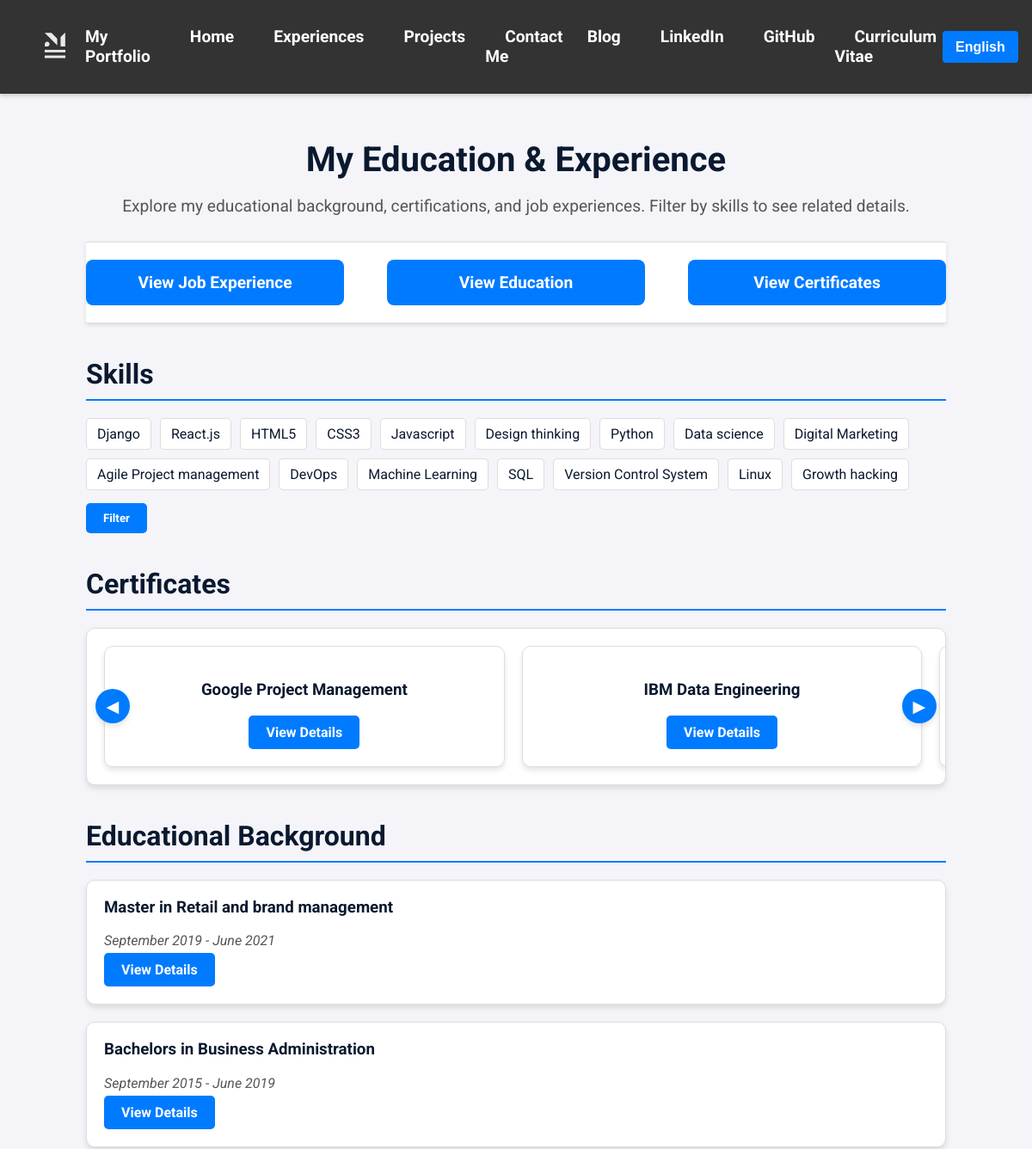
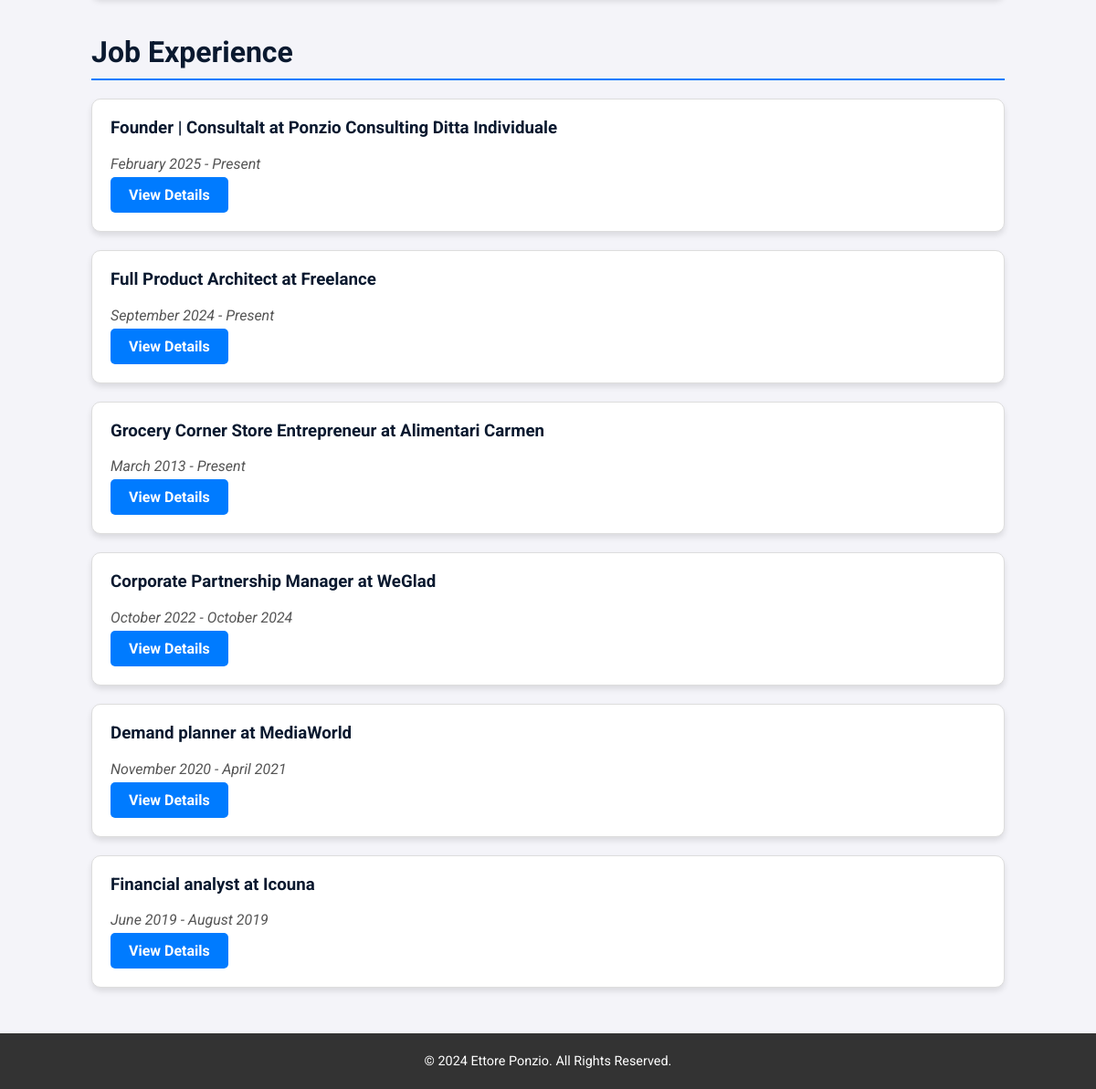
Page /en/education/ on the committed database (2 pictures, top to bottom).
### portfolio/models.py (models this page shows, shortened)
class Skill(models.Model):
    name_en = models.CharField(
        max_length=100,
        help_text=_("The name of the skill in English (e.g., Python, Data Analysis)."),
        verbose_name=_("Name (EN)")
    )
    name_it = models.CharField(
        max_length=100,
        help_text=_("The name of the skill in Italian (e.g., Python, Analisi dei dati)."),
        verbose_name=_("Name (IT)")
    )
    class Meta:
        verbose_name = _("Skill")
        verbose_name_plural = _("Skills")

class Certificate(models.Model):
    title_en = models.CharField(
        max_length=255,
        help_text=_("The title of the certificate in English."),
        verbose_name=_("Title (EN)")
    )
    title_it = models.CharField(
        max_length=255,
        help_text=_("The title of the certificate in Italian."),
        verbose_name=_("Title (IT)")
    )
    description_en = models.TextField(
        help_text=_("Description of the course in English."),
        verbose_name=_("Description (EN)")
    )
    description_it = models.TextField(
        help_text=_("Description of the course in Italian."),
        verbose_name=_("Description (IT)")
    )
    field_en = models.CharField(
        max_length=255,
        blank=True,
        null=True,
        help_text=_("Field of the certificate in English."),
        verbose_name=_("Field (EN)")
    )
    field_it = models.CharField(
        max_length=255,
        blank=True,
        null=True,
        help_text=_("Field of the certificate in Italian."),
        verbose_name=_("Field (IT)")
    )
    image_url = models.URLField(
        blank=True,
        null=True,
        help_text=_("URL of the certificate image."),
        verbose_name=_("Image URL")
    )
    link = models.URLField(
        help_text=_("URL to the certificate or course information."),
        verbose_name=_("Link")
    )
    skills = models.ManyToManyField(
        Skill,
        related_name="certificates",
        blank=True,
        help_text=_("Skills related to this certificate."),
        verbose_name=_("Skills")
    )
    class Meta:
        verbose_name = _("Certificate")
        verbose_name_plural = _("Certificates")

class Education(models.Model):
    DEGREE_CHOICES = [
        ('Bachelors', _('Bachelors')),
        ('Masters', _('Masters')),
        ('Master', _('Master')),
        ('PhD', _('PhD')),
        ('Other', _('Other')),
    ]
    institution_en = models.CharField(
        max_length=255,
        help_text=_("Name of the educational institution in English."),
        verbose_name=_("Institution (EN)")
    )
    institution_it = models.CharField(
        max_length=255,
        help_text=_("Name of the educational institution in Italian."),
        verbose_name=_("Institution (IT)")
    )
    degree = models.CharField(
        max_length=50,
        choices=DEGREE_CHOICES,
        help_text=_("Degree type (e.g., Bachelor's, Master's)."),
        verbose_name=_("Degree")
    )
    field_of_study_en = models.CharField(
        max_length=255,
        help_text=_("Field of study in English (e.g., Computer Science)."),
        verbose_name=_("Field of Study (EN)")
    )
    field_of_study_it = models.CharField(
        max_length=255,
        help_text=_("Field of study in Italian (e.g., Informatica)."),
        verbose_name=_("Field of Study (IT)")
    )
    start_date = models.DateField(
        help_text=_("Start date of the program."),
        verbose_name=_("Start Date")
    )
    end_date = models.DateField(
        help_text=_("End date of the program, or expected end date."),
        verbose_name=_("End Date")
    )
    description_en = models.TextField(
        blank=True,
        help_text=_("Optional description of the program or notable achievements in English."),
        verbose_name=_("Description (EN)")
    )
    description_it = models.TextField(
        blank=True,
        help_text=_("Optional description of the program or notable achievements in Italian."),
        verbose_name=_("Description (IT)")
    )
    skills = models.ManyToManyField(
        'Skill',
        related_name="educations",
        blank=True,
        help_text=_("Skills related to this educational entry."),
        verbose_name=_("Skills")
    )
    class Meta:
        verbose_name = _("Education")
        verbose_name_plural = _("Education")

class JobExperience(models.Model):
    title_en = models.CharField(
        max_length=255,
        help_text=_("Job title in English (e.g., Software Developer)"),
        verbose_name=_("Title (EN)")
    )
    title_it = models.CharField(
        max_length=255,
        help_text=_("Job title in Italian (e.g., Sviluppatore Software)"),
        verbose_name=_("Title (IT)")
    )
    company = models.CharField(
        max_length=255,
        help_text=_("Company name"),
        verbose_name=_("Company")
    )
    start_date = models.DateField(
        help_text=_("Start date of the job"),
        verbose_name=_("Start Date")
    )
    end_date = models.DateField(
        null=True,
        blank=True,
        help_text=_("End date of the job (if applicable)"),
        verbose_name=_("End Date")
    )
    description_en = models.TextField(
        blank=True,
        help_text=_("Description of responsibilities or achievements in English"),
        verbose_name=_("Description (EN)")
    )
    description_it = models.TextField(
        blank=True,
        help_text=_("Description of responsibilities or achievements in Italian"),
        verbose_name=_("Description (IT)")
    )
    skills = models.ManyToManyField(
        'Skill',
        related_name="job_experiences",
        blank=True,
        help_text=_("Skills related to this job experience"),
        verbose_name=_("Skills")
    )
    class Meta:
        verbose_name = _("Job Experience")
        verbose_name_plural = _("Job Experiences")

### portfolio/views.py (the view)
# urls.py: path('education/', views.education, name='education'),
def education(request):
    user_language = get_language()  # Get the current language, e.g., 'en' or 'it'
    skills = Skill.objects.all()
    skill_ids = request.GET.getlist('skill')
    selected_skills = Skill.objects.filter(id__in=skill_ids) if skill_ids else []
    if skill_ids:
        certificates = Certificate.objects.filter(skills__id__in=skill_ids).distinct()
        present_education_history = Education.objects.filter(skills__id__in=skill_ids, end_date__isnull=True).distinct()
        past_education_history = Education.objects.filter(skills__id__in=skill_ids, end_date__isnull=False).order_by('-end_date').distinct()
        education_history = list(present_education_history) + list(past_education_history)
        present_job_experiences = JobExperience.objects.filter(skills__id__in=skill_ids, end_date__isnull=True).order_by('-start_date').distinct()
        past_job_experiences = JobExperience.objects.filter(skills__id__in=skill_ids, end_date__isnull=False).order_by('-start_date').distinct()
        job_experiences = list(present_job_experiences) + list(past_job_experiences)
    else:
        certificates = Certificate.objects.all()
        present_education_history = Education.objects.filter(end_date__isnull=True)
        past_education_history = Education.objects.filter(end_date__isnull=False).order_by('-end_date')
        education_history = list(present_education_history) + list(past_education_history)
        present_job_experiences = JobExperience.objects.filter(end_date__isnull=True).order_by('-start_date')
        past_job_experiences = JobExperience.objects.filter(end_date__isnull=False).order_by('-start_date')
        job_experiences = list(present_job_experiences) + list(past_job_experiences)
    for education in education_history:
        if user_language == 'it':
            education.display_degree = education.degree
            education.display_field_of_study = education.field_of_study_it
        else:
            education.display_degree = education.degree
            education.display_field_of_study = education.field_of_study_en
    for job in job_experiences:
        if user_language == 'it':
            job.display_title = job.title_it
            job.display_company = job.company
        else:
            job.display_title = job.title_en
            job.display_company = job.company
    for skill in skills:
        if user_language == 'it':
            skill.display_name = skill.name_it
        else:
            skill.display_name = skill.name_en
    for certificate in certificates:
        if user_language == 'it':
            certificate.display_title = certificate.title_it
            certificate.display_description = certificate.description_it
        else:
            certificate.display_title = certificate.title_en
            certificate.display_description = certificate.description_en
    context = {
        'skills': skills,
        'selected_skills': selected_skills,
        'certificates': certificates,
        'education_history': education_history,
        'job_experiences': job_experiences,
    }
    return render(request, 'portfolio/education.html', context)

### portfolio/templates/portfolio/education.html (shortened to what this page needs)
{% extends 'portfolio/base.html' %}
{% load static %}
{% load i18n %}
{% block styles %}
    <link rel="stylesheet" href="{% static 'portfolio/css/education.css' %}">
{% endblock %}
{% block content %}
<article class="education-page">
    <header>
        <h1 class="page-title">{% trans "My Education & Experience" %}</h1>
        <p class="page-subtitle">
            {% trans "Explore my educational background, certifications, and job experiences. Filter by skills to see related details." %}
        </p>
    </header>
    <section class="view-experience-section">
        <a href="{% url 'portfolio:job_experience_list' %}" class="view-experience-button">
            {% trans "View Job Experience" %}
        </a>
        <a href="{% url 'portfolio:education_list' %}" class="view-experience-button">
            {% trans "View Education" %}
        </a>
        <a href="{% url 'portfolio:certificate_list' %}" class="view-experience-button">
            {% trans "View Certificates" %}
        </a>
    </section>
    <section class="skills-section" aria-labelledby="skills-heading">
        <h2 id="skills-heading" class="section-heading">{% trans "Skills" %}</h2>
        <form method="get">
            <ul class="skills-list">
                {% for skill in skills %}
                <li>
                    <label for="skill-{{ skill.id }}">{{ skill.display_name }}</label>
                </li>
                {% endfor %}
            </ul>
            <div class="form-actions">
                <button type="submit" class="filter-button">{% trans "Filter" %}</button>
            </div>
        </form>
    </section>
    <section class="certificates-section" aria-labelledby="certificates-heading">
        <h2 id="certificates-heading" class="section-heading">{% trans "Certificates" %}</h2>
        {% if certificates %}
        <div class="carousel" aria-roledescription="carousel">
            <div class="certificates-grid" id="certificates-carousel">
                {% for certificate in certificates %}
                <div class="certificate-card" data-slide-index="{{ forloop.counter0 }}">
                    <h3>{{ certificate.display_title }}</h3>
                    <a href="{% url 'portfolio:certificate_detail' certificate.id %}" class="btn-detail">{% trans "View Details" %}</a>
                </div>
                {% endfor %}
            </div>
            <button class="carousel-btn prev" aria-label="{% trans 'Previous Certificates' %}">&#9664;</button>
            <button class="carousel-btn next" aria-label="{% trans 'Next Certificates' %}">&#9654;</button>
        </div>
        {% else %}
        <p>{% trans "No certificates available." %}</p>
        {% endif %}
    </section>
    <section class="education-section" aria-labelledby="education-heading">
        <h2 id="education-heading" class="section-heading">{% trans "Educational Background" %}</h2>
        {% if education_history %}
        <ul class="education-list">
            {% for education in education_history %}
            <li class="education-item">
                <h3>{{ education.get_degree_display }} {% trans "in" %} {{ education.display_field_of_study }}</h3>
                <p class="time-period">
                    <time datetime="{{ education.start_date|date:'Y-m' }}">{{ education.start_date|date:"F Y" }}</time> -
                    <time datetime="{{ education.end_date|date:'Y-m' }}">{{ education.end_date|date:"F Y" }}</time>
                </p>
                <a href="{% url 'portfolio:education_detail' education.id %}" class="btn-detail">{% trans "View Details" %}</a>
            </li>
            {% endfor %}
        </ul>
        {% else %}
        <p>{% trans "No educational background available." %}</p>
        {% endif %}
    </section>
    <section class="experience-section" aria-labelledby="experience-heading">
        <h2 id="experience-heading" class="section-heading">{% trans "Job Experience" %}</h2>
        {% if job_experiences %}
        <ul class="experience-list">
            {% for job in job_experiences %}
            <li class="experience-item">
                <h3>{{ job.display_title }} {% trans "at" %} {{ job.display_company }}</h3>
                <p class="time-period">
                    <time datetime="{{ job.start_date|date:'Y-m-d' }}">{{ job.start_date|date:"F Y" }}</time> -
                    {% if job.end_date %}
                    <time datetime="{{ job.end_date|date:'Y-m-d' }}">{{ job.end_date|date:"F Y" }}</time>
                    {% else %}
                    {% trans "Present" %}
                    {% endif %}
                </p>
                <a href="{% url 'portfolio:job_experience_detail' job.id %}" class="btn-detail">{% trans "View Details" %}</a>
            </li>
            {% endfor %}
        </ul>
        {% else %}
        <p>{% trans "No job experiences found." %}</p>
        {% endif %}
    </section>
</article>
{% endblock %}

### rows in the picture
Skill: display_name "Django"
Skill: display_name "React.js"
Skill: display_name "HTML5"
Skill: display_name "CSS3"
Skill: display_name "Javascript"
Skill: display_name "Design thinking"
Skill: display_name "Python"
Skill: display_name "Data science"
Skill: display_name "Digital Marketing"
Skill: display_name "Agile Project management"
Skill: display_name "DevOps"
Skill: display_name "Machine Learning"
Skill: display_name "SQL"
Skill: display_name "Version Control System"
Skill: display_name "Linux"
Skill: display_name "Growth hacking"
Certificate: display_title "Google Project Management"
Certificate: display_title "IBM Data Engineering"
Education: degree "Master", display_field_of_study "Retail and brand management", start_date "September 2019", end_date "June 2021"
Education: degree "Bachelors", display_field_of_study "Business Administration", start_date "September 2015", end_date "June 2019"
JobExperience: display_title "Founder | Consultalt", display_company "Ponzio Consulting Ditta Individuale", start_date "February 2025"
JobExperience: display_title "Full Product Architect", display_company "Freelance", start_date "September 2024"
JobExperience: display_title "Grocery Corner Store Entrepreneur", display_company "Alimentari Carmen", start_date "March 2013"
JobExperience: display_title "Corporate Partnership Manager", display_company "WeGlad", start_date "October 2022", end_date "October 2024"
JobExperience: display_title "Demand planner", display_company "MediaWorld", start_date "November 2020", end_date "April 2021"
JobExperience: display_title "Financial analyst", display_company "Icouna", start_date "June 2019", end_date "August 2019"

### other values in the picture
form field language "English"
